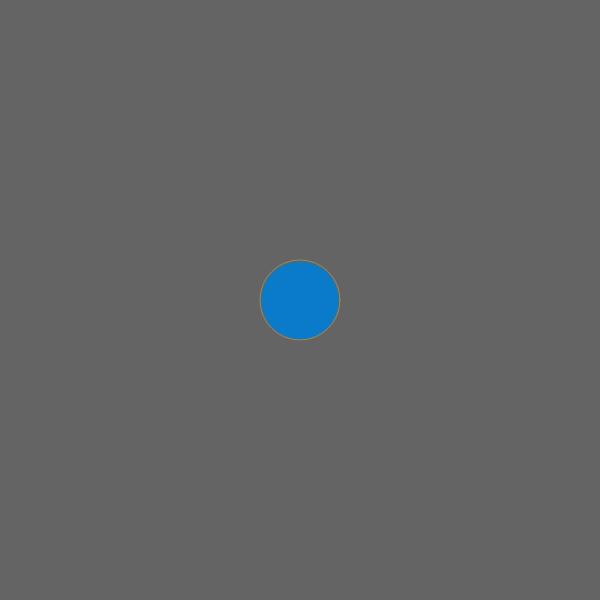
Frame 1 (no input)
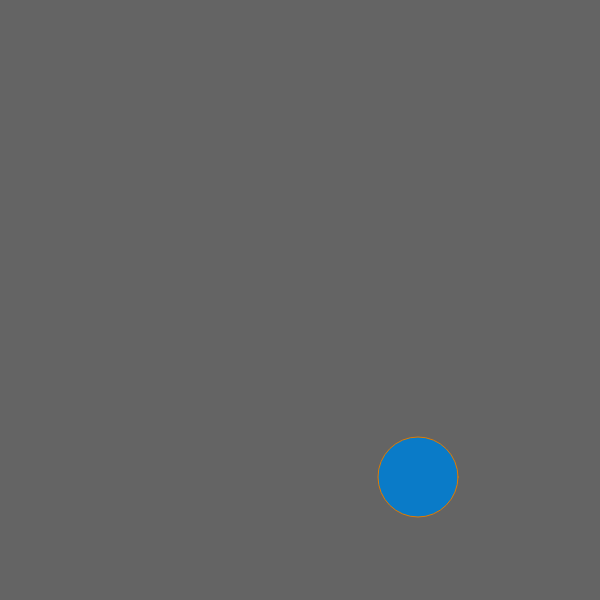
Frame 60 (no input)
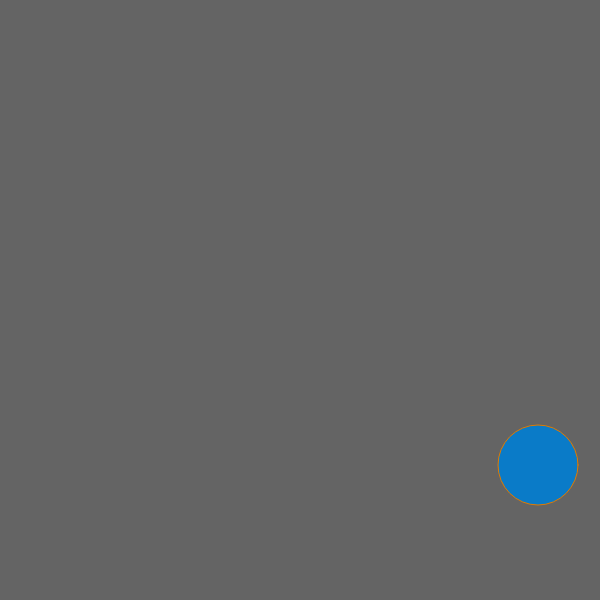
Frame 120 (the mouse pressed at the canvas centre since frame 60)

The p5.js sketch that drew these frames (run headless with seeded random() and noise() and a simulated clock; from frame 60 on, the mouse is pressed at the canvas centre):

// p5.js sketch
// ── sketch.js
// define in global space, but set values within setup function
let circle_radius, circle_diameter;
 
let x, y, x_speed, y_speed;

function setup(){
    createCanvas(600,600);
    circle_radius = 40;
    circle_diameter = circle_radius * 2;
   
    // starts in center of canvas
    x = width/2;
    y = height/2;

    // BONUS - starts at random place on canvas
    // x = random(circle_radius,width-circle_radius); 
    // y = random(circle_radius,height-circle_radius);
    
    x_speed = 2;
    y_speed = 3;
    // styling circle
    stroke(225,123,0);
    fill(10,123,200);
}

function draw(){
    background(100);
    
    ellipse(x,y,circle_diameter);
    
    //Y DIRECTION
    if (y >= height - circle_radius ) { 
        y_speed = -y_speed;

        //Bonus - speeds up each bounce
        // y_speed--;
    }
    else if (y <= 0 + circle_radius ){ 
        y_speed = -y_speed;
        //Bonus - speeds up each bounce
        // y_speed++;
    }
    y += y_speed;
    
    //X DIRECTION
    if( x >= width - circle_radius ){
        x_speed = -x_speed;
        //Bonus - speeds up each bounce
        // x_speed--;
    }else if(x <= 0 + circle_radius ){
        x_speed = -x_speed;
        //Bonus - speeds up each bounce
        // x_speed++;
    }
    x += x_speed;
}

// Bonus - changes color if mouse clicks circle
function mousePressed(){
    // distance mouse is from circle
    let distance = dist( mouseX, mouseY, x, y ); 

    // if mouse within circle's radius, change color
    if(distance <= circle_radius){
        fill(random(255),random(255),random(255));
    }
}
